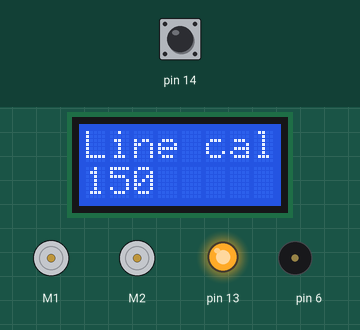
This sketch was run on a simulated Arduino Leonardo, built with avr-gcc and run on an emulated ATmega32U4. Shown: 8×2 character LCD, 2 × DC motor (green arrow = forward, orange = backward, longer = faster), output pins drawn as LEDs (lit = HIGH), buzzer (waves = sounding). The inputs (shaded band) are chosen by the test bench; at power-on: pin 14 HIGH. Random numbers use the default seed unless the sketch sets one.

Above: at 0.1 s.
At 4.7 s:
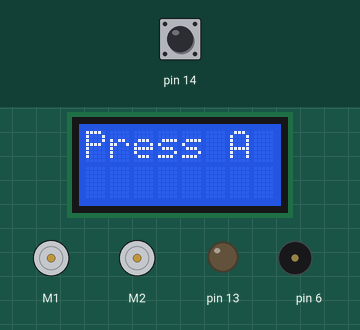
4.8 s: pin 14 pulled LOW for 0.15 s
At 6.1 s:
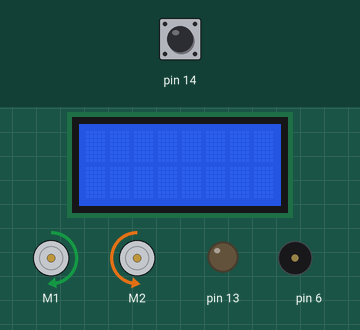
Timing chart, 0 to 13.1 s (numbered marks = the images above; inputs shaded):
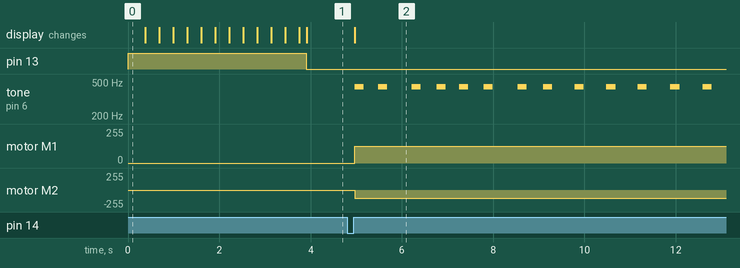

Measured:
- after the input at 4.8 s, tone on pin 6: plays 440 Hz for 0.20 s, 440 Hz for 0.20 s, 440 Hz for 0.20 s, 440 Hz for 0.20 s, 440 Hz for 0.20 s, 440 Hz for 0.20 s … (13 notes in this stretch), starting after 0.17 s; motor M1: stopped → forward 127/255 after 0.17 s

The sketch:

GetStarted.ino
```cpp
#include <Wire.h>
#include <Zumo32U4.h>

Zumo32U4LCD lcd;
Zumo32U4ButtonA buttonA;
Zumo32U4ButtonB buttonB;
Zumo32U4ButtonC buttonC;
Zumo32U4Buzzer buzzer;
Zumo32U4Motors motors;
Zumo32U4LineSensors lineSensors;
Zumo32U4ProximitySensors proxSensors;

#define TURN_SPEED 200
#define RUN_SPEED  400

#define MAX_TURN_TIME 800
#define MIN_TURN_TIME 450

#define RUN_FREQ 50
#define LIGHT 200


void setup() {
 Wire.begin();

  // see jumper settings wrt three vs five sensor config
  lineSensors.initThreeSensors();
  proxSensors.initThreeSensors();

  // See QTRSensors.h: this is required to set up the values array
  calibrateLineSensors();

  randomSeed(millis());

  lcd.clear();
  lcd.print("Press A");

  while (!buttonA.getSingleDebouncedRelease()) {
    delay(50);
  }
  lcd.clear();

  // GO!
  motors.setSpeeds(RUN_SPEED, RUN_SPEED);
}

// swiped verbatim from LineAndProximitySensors
void calibrateLineSensors()
{
  // To indicate we are in calibration mode, turn on the yellow LED
  // and print "Line cal" on the LCD.
  ledYellow(1);
  lcd.clear();
  lcd.print("Line cal");

  char b[10];
  for (uint16_t i = 150; i > 0; i--) {
    lcd.gotoXY(0, 1);
    sprintf(b, "%3d", i);
    lcd.print(b);
    lineSensors.calibrate();
  }

  ledYellow(0);
  lcd.clear();
}

static uint16_t lastSampleTime = 0;

void loop() {


  uint16_t now = (uint16_t)millis();
  if ((now - lastSampleTime) >= RUN_FREQ) {
    lastSampleTime = now;

    // check for line hit
    uint16_t sensors[3] = {0, 0, 0};    // we used the 3 sensor setup
    lineSensors.readCalibrated(sensors);

    if ((sensors[0] < LIGHT) || (sensors[1] < LIGHT) || (sensors[2] < LIGHT)) {
      // stop
      motors.setSpeeds(0, 0);

      // beep horn
      buzzer.playNote(NOTE_A(4), 200, 15);

      // turn left or right depending on which sensor...
      int turn_time = MIN_TURN_TIME + random(MAX_TURN_TIME-MIN_TURN_TIME);
      int left = TURN_SPEED;
      int right = TURN_SPEED;
      if (sensors[0] < LIGHT) {
        right = -TURN_SPEED;
      } else {
        left = - TURN_SPEED;
      }
      motors.setSpeeds(left, right);
      delay(turn_time);

      // go fast
      motors.setSpeeds(RUN_SPEED, RUN_SPEED);
    }
  }

}
```
